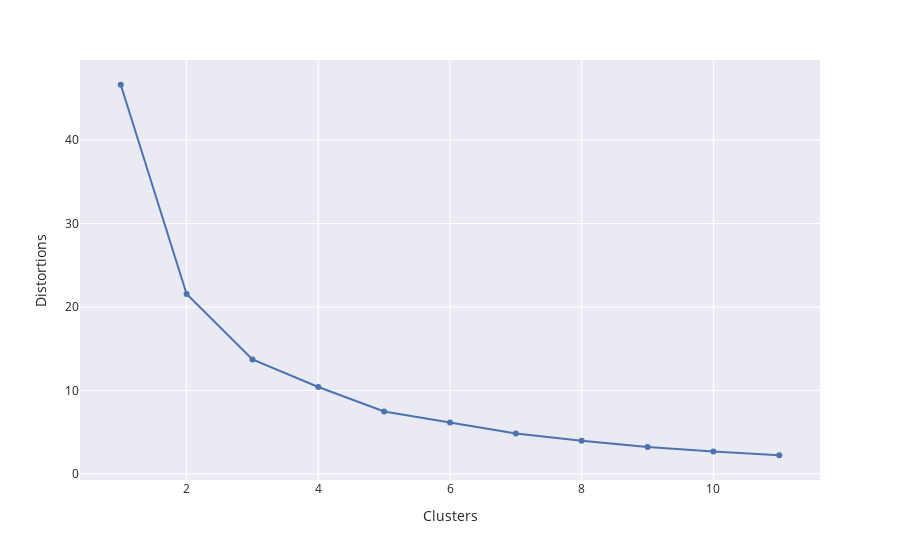

Notebook code for this chart:
### Code cell
# elbow method to identify the right amount of clusters
clustering.kmeans_elbow_plot(scaled_selected_data, (1, 12))

### Figure 1 — Plotly figure (JSON) as saved in the notebook; plotly's stock layout.template omitted (floating-point values rounded to 4 significant figures)
{"data": [{"hovertemplate": "Clusters=%{x}<br>Distortions=%{y}<extra></extra>", "legendgroup": "", "line": {"color": "rgb(76,114,176)", "dash": "solid"}, "marker": {"symbol": "circle"}, "mode": "lines+markers", "name": "", "orientation": "v", "showlegend": false, "type": "scatter", "x": [1, 2, 3, 4, 5, 6, 7, 8, 9, 10, 11], "xaxis": "x", "y": [46.63, 21.55, 13.71, 10.41, 7.478, 6.165, 4.829, 3.963, 3.225, 2.679, 2.233], "yaxis": "y"}], "layout": {"legend": {"tracegroupgap": 0}, "margin": {"t": 60}, "xaxis": {"anchor": "y", "domain": [0, 1], "title": {"text": "Clusters"}}, "yaxis": {"anchor": "x", "domain": [0, 1], "title": {"text": "Distortions"}}}}
